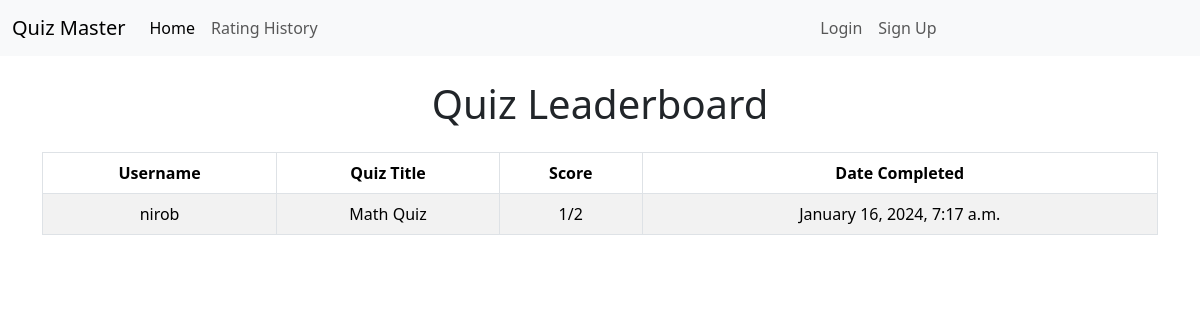
The page /leaderboard/ on the database as committed earlier.
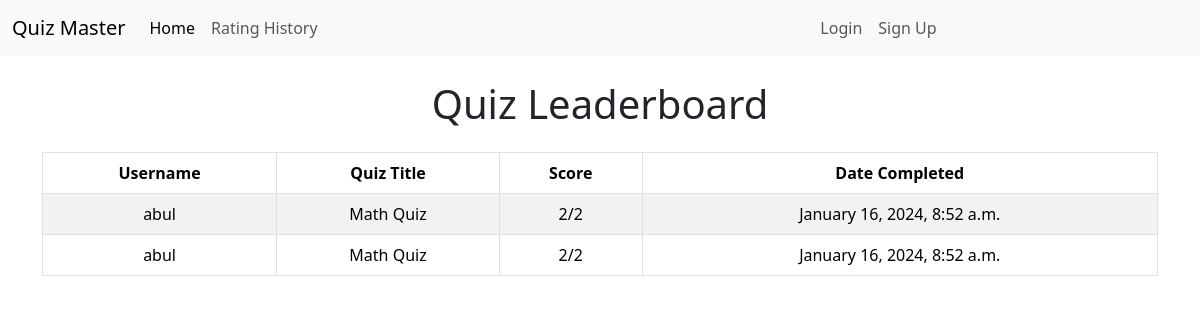
The same page on the database as committed later.
### quizzes/models.py (models this page shows, shortened)
class UserQuizHistory(models.Model):
    user = models.ForeignKey(User, on_delete=models.CASCADE)
    quiz = models.ForeignKey(Quiz, on_delete=models.CASCADE)
    score = models.IntegerField()
    completed_at = models.DateTimeField(auto_now_add=True)

class Quiz(models.Model):
    title = models.CharField(max_length=255)
    description = models.TextField()
    category = models.ForeignKey(Category, on_delete=models.CASCADE)
    has_time_limit = models.BooleanField(default=False)

### core/views.py (the view)
# urls.py: path('leaderboard/', leaderboard, name='leaderboard'),
def leaderboard(request):
    top_scores = UserQuizHistory.objects.order_by('-score')[:10]
    context = {
        'top_scores': top_scores,
    }
    return render(request, 'leaderboard.html', context)

### core/templates/leaderboard.html
{% extends 'base.html' %}
{% block content %}
<div class="container mt-4">
    {% if top_scores %}
        <h1 class="text-center mb-4">Quiz Leaderboard</h1>
        <table class="table table-striped table-bordered text-center">
            <thead class="thead-dark">
                <tr>
                    <th scope="col">Username</th>
                    <th scope="col">Quiz Title</th>
                    <th scope="col">Score</th>
                    <th scope="col">Date Completed</th>
                </tr>
            </thead>
            <tbody>
                {% for score in top_scores %}
                <tr>
                    <td>{{ score.user.username }}</td>
                    <td>{{ score.quiz.title }}</td>
                    <td>{{ score.score }}/{{ score.quiz.questions.count }}</td>
                    <td>{{ score.completed_at|date:"F j, Y, g:i a" }}</td>
                </tr>
                {% endfor %}
            </tbody>
        </table>
    {% else %}
        <div style="height: 500px;" class="d-flex justify-content-center align-items-center">
            <p>No scores available.</p>
        </div>
    {% endif %}
</div>
{% endblock %}

### core/templates/base.html (shortened to what this page needs)
<!doctype html>
<html lang="en">
<head>
    <link href="https://cdn.jsdelivr.net/npm/bootstrap@5.3.2/dist/css/bootstrap.min.css" rel="stylesheet"
>
    {% load static %}
</head>
<body>
    {% include 'navbar.html' %}
    {% block content %}
    {% endblock %}
</body>
</html>

### core/templates/navbar.html (shortened to what this page needs)
<nav class="navbar navbar-expand-lg bg-body-tertiary">
    <div class="container-fluid">
        <a class="navbar-brand" href="{% url 'home' %}">Quiz Master</a>
        <div class="collapse navbar-collapse" id="navbarSupportedContent">
            <ul class="navbar-nav me-auto mb-2 mb-lg-0">
                <li class="nav-item">
                    <a class="nav-link active" aria-current="page" href="{% url 'home' %}">Home</a>
                </li>
                <li class="nav-item">
                    <a class="nav-link" href="{% url 'rating_history' %}">Rating History</a>
                </li>
            </ul>
        </div>
        <div class="collapse navbar-collapse" id="navbarSupportedContent">
            <ul class="navbar-nav me-auto mb-2 mb-lg-0">
                {% if user.is_authenticated %}
                <div class="nav-item">
                    <a class="nav-link" href="{% url 'leaderboard' %}">Leaderboard</a>
                </div>
                <li class="nav-item">
                    <a class="nav-link" href="{% url 'privacy_settings' %}">Privacy Settings</a>
                </li>
                <li class="nav-item">
                    <a class="nav-link" href="{% url 'logout' %}">Logout</a>
                </li>
                {% else %}
                <li class="nav-item">
                    <a class="nav-link" href="{% url 'login' %}">Login</a>
                </li>
                <li class="nav-item">
                    <a class="nav-link" href="{% url 'signup' %}">Sign Up</a>
                </li>
                {% endif %}
            </ul>
        </div>
    </div>
</nav>

Rows that differ between the two databases and show on the page:
removed UserQuizHistory: user.username "nirob", quiz "Math Quiz", score "1", quiz.questions.count "2", completed_at "January 16, 2024, 7:17 a.m."
added UserQuizHistory: user.username "abul", quiz "Math Quiz", score "2", quiz.questions.count "2", completed_at "January 16, 2024, 8:52 a.m."
added UserQuizHistory: user.username "abul", quiz "Math Quiz", score "2", quiz.questions.count "2", completed_at "January 16, 2024, 8:52 a.m."
